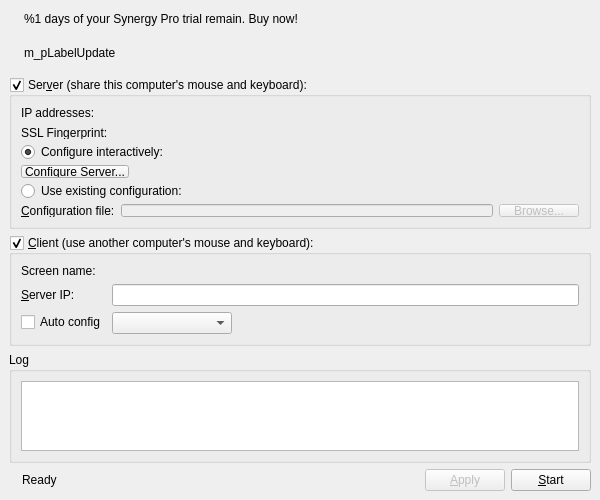
<?xml version="1.0" encoding="UTF-8"?>
<ui version="4.0">
 <class>MainWindowBase</class>
 <widget class="QMainWindow" name="MainWindowBase">
  <property name="geometry">
   <rect>
    <x>0</x>
    <y>0</y>
    <width>600</width>
    <height>500</height>
   </rect>
  </property>
  <property name="sizePolicy">
   <sizepolicy hsizetype="Fixed" vsizetype="Fixed">
    <horstretch>0</horstretch>
    <verstretch>0</verstretch>
   </sizepolicy>
  </property>
  <property name="minimumSize">
   <size>
    <width>500</width>
    <height>400</height>
   </size>
  </property>
  <property name="windowTitle">
   <string>Synergy</string>
  </property>
  <widget class="QWidget" name="centralwidget">
   <layout class="QVBoxLayout" name="verticalLayout_2">
    <item>
     <widget class="QWidget" name="m_trialWidget" native="true">
      <layout class="QHBoxLayout" name="horizontalLayout_5">
       <property name="leftMargin">
        <number>2</number>
       </property>
       <property name="topMargin">
        <number>0</number>
       </property>
       <property name="rightMargin">
        <number>0</number>
       </property>
       <property name="bottomMargin">
        <number>8</number>
       </property>
       <item>
        <widget class="QLabel" name="label_3">
         <property name="text">
          <string/>
         </property>
         <property name="pixmap">
          <pixmap>:/res/icons/16x16/warning.png</pixmap>
         </property>
        </widget>
       </item>
       <item>
        <widget class="QLabel" name="m_trialLabel">
         <property name="text">
          <string>&lt;html&gt;&lt;head/&gt;&lt;body&gt;&lt;p&gt;&lt;span style=&quot; font-weight:600;&quot;&gt;%1&lt;/span&gt; days of your Synergy Pro trial remain. &lt;a href=&quot;http://symless.com/pricing?src=gui&quot;&gt;&lt;span style=&quot; text-decoration: underline; color:#0000ff;&quot;&gt;Buy now!&lt;/span&gt;&lt;/a&gt;&lt;/p&gt;&lt;/body&gt;&lt;/html&gt;</string>
         </property>
         <property name="openExternalLinks">
          <bool>true</bool>
         </property>
        </widget>
       </item>
       <item>
        <spacer name="horizontalSpacer">
         <property name="orientation">
          <enum>Qt::Horizontal</enum>
         </property>
         <property name="sizeHint" stdset="0">
          <size>
           <width>40</width>
           <height>20</height>
          </size>
         </property>
        </spacer>
       </item>
      </layout>
     </widget>
    </item>
    <item>
     <widget class="QWidget" name="m_pWidgetUpdate" native="true">
      <layout class="QHBoxLayout" name="horizontalLayout_2">
       <property name="leftMargin">
        <number>2</number>
       </property>
       <property name="topMargin">
        <number>0</number>
       </property>
       <property name="rightMargin">
        <number>0</number>
       </property>
       <property name="bottomMargin">
        <number>8</number>
       </property>
       <item>
        <widget class="QLabel" name="m_pIconUpdate">
         <property name="text">
          <string/>
         </property>
         <property name="pixmap">
          <pixmap>:/res/icons/16x16/warning.png</pixmap>
         </property>
        </widget>
       </item>
       <item>
        <widget class="QLabel" name="m_pLabelUpdate">
         <property name="text">
          <string notr="true">m_pLabelUpdate</string>
         </property>
         <property name="openExternalLinks">
          <bool>true</bool>
         </property>
        </widget>
       </item>
       <item>
        <spacer name="m_pSpacerUpdate">
         <property name="orientation">
          <enum>Qt::Horizontal</enum>
         </property>
         <property name="sizeHint" stdset="0">
          <size>
           <width>469</width>
           <height>20</height>
          </size>
         </property>
        </spacer>
       </item>
      </layout>
     </widget>
    </item>
    <item>
     <widget class="QGroupBox" name="m_pGroupServer">
      <property name="sizePolicy">
       <sizepolicy hsizetype="Preferred" vsizetype="Fixed">
        <horstretch>0</horstretch>
        <verstretch>0</verstretch>
       </sizepolicy>
      </property>
      <property name="title">
       <string>Ser&amp;ver (share this computer's mouse and keyboard):</string>
      </property>
      <property name="checkable">
       <bool>true</bool>
      </property>
      <property name="checked">
       <bool>true</bool>
      </property>
      <layout class="QVBoxLayout">
       <item>
        <layout class="QFormLayout" name="formLayout">
         <property name="fieldGrowthPolicy">
          <enum>QFormLayout::AllNonFixedFieldsGrow</enum>
         </property>
         <item row="0" column="0">
          <widget class="QLabel" name="label_2">
           <property name="text">
            <string>IP addresses:</string>
           </property>
          </widget>
         </item>
         <item row="0" column="1">
          <widget class="QLabel" name="m_pLabelIpAddresses">
           <property name="text">
            <string notr="true"/>
           </property>
          </widget>
         </item>
        </layout>
       </item>
       <item>
        <layout class="QHBoxLayout" name="horizontalLayout_3">
         <item>
          <widget class="QLabel" name="m_pLabelFingerprint">
           <property name="sizePolicy">
            <sizepolicy hsizetype="Maximum" vsizetype="Preferred">
             <horstretch>0</horstretch>
             <verstretch>0</verstretch>
            </sizepolicy>
           </property>
           <property name="text">
            <string>SSL Fingerprint:</string>
           </property>
          </widget>
         </item>
         <item>
          <widget class="QLabel" name="m_pLabelLocalFingerprint">
           <property name="text">
            <string/>
           </property>
          </widget>
         </item>
        </layout>
       </item>
       <item>
        <widget class="QRadioButton" name="m_pRadioInternalConfig">
         <property name="text">
          <string>Configure interactively:</string>
         </property>
         <property name="checked">
          <bool>true</bool>
         </property>
        </widget>
       </item>
       <item>
        <layout class="QHBoxLayout" name="horizontalLayout_4">
         <item>
          <widget class="QPushButton" name="m_pButtonConfigureServer">
           <property name="text">
            <string>&amp;Configure Server...</string>
           </property>
          </widget>
         </item>
         <item>
          <spacer>
           <property name="orientation">
            <enum>Qt::Horizontal</enum>
           </property>
           <property name="sizeHint" stdset="0">
            <size>
             <width>40</width>
             <height>20</height>
            </size>
           </property>
          </spacer>
         </item>
        </layout>
       </item>
       <item>
        <widget class="QRadioButton" name="m_pRadioExternalConfig">
         <property name="text">
          <string>Use existing configuration:</string>
         </property>
        </widget>
       </item>
       <item>
        <layout class="QHBoxLayout">
         <item>
          <widget class="QLabel" name="m_pLabelConfigurationFile">
           <property name="text">
            <string>&amp;Configuration file:</string>
           </property>
           <property name="buddy">
            <cstring>m_pLineEditConfigFile</cstring>
           </property>
          </widget>
         </item>
         <item>
          <widget class="QLineEdit" name="m_pLineEditConfigFile">
           <property name="enabled">
            <bool>false</bool>
           </property>
          </widget>
         </item>
         <item>
          <widget class="QPushButton" name="m_pButtonBrowseConfigFile">
           <property name="enabled">
            <bool>false</bool>
           </property>
           <property name="text">
            <string>&amp;Browse...</string>
           </property>
          </widget>
         </item>
        </layout>
       </item>
      </layout>
     </widget>
    </item>
    <item>
     <widget class="QGroupBox" name="m_pGroupClient">
      <property name="sizePolicy">
       <sizepolicy hsizetype="Preferred" vsizetype="Fixed">
        <horstretch>0</horstretch>
        <verstretch>0</verstretch>
       </sizepolicy>
      </property>
      <property name="title">
       <string>&amp;Client (use another computer's mouse and keyboard):</string>
      </property>
      <property name="checkable">
       <bool>true</bool>
      </property>
      <property name="checked">
       <bool>true</bool>
      </property>
      <layout class="QFormLayout" name="formLayout_3">
       <property name="fieldGrowthPolicy">
        <enum>QFormLayout::AllNonFixedFieldsGrow</enum>
       </property>
       <item row="0" column="0">
        <widget class="QLabel" name="label_5">
         <property name="text">
          <string>Screen name:</string>
         </property>
        </widget>
       </item>
       <item row="0" column="1">
        <widget class="QLabel" name="m_pLabelScreenName">
         <property name="text">
          <string notr="true"/>
         </property>
        </widget>
       </item>
       <item row="2" column="0">
        <widget class="QLabel" name="m_pLabelServerName">
         <property name="text">
          <string>&amp;Server IP:</string>
         </property>
         <property name="buddy">
          <cstring>m_pLineEditHostname</cstring>
         </property>
        </widget>
       </item>
       <item row="2" column="1">
        <widget class="QLineEdit" name="m_pLineEditHostname"/>
       </item>
       <item row="3" column="0">
        <widget class="QCheckBox" name="m_pCheckBoxAutoConfig">
         <property name="text">
          <string>Auto config</string>
         </property>
        </widget>
       </item>
       <item row="3" column="1">
        <widget class="QComboBox" name="m_pComboServerList">
         <property name="sizePolicy">
          <sizepolicy hsizetype="Maximum" vsizetype="Fixed">
           <horstretch>0</horstretch>
           <verstretch>0</verstretch>
          </sizepolicy>
         </property>
         <property name="minimumSize">
          <size>
           <width>120</width>
           <height>0</height>
          </size>
         </property>
        </widget>
       </item>
      </layout>
     </widget>
    </item>
    <item>
     <widget class="QGroupBox" name="m_pGroupLog">
      <property name="title">
       <string>Log</string>
      </property>
      <layout class="QVBoxLayout" name="verticalLayout">
       <item>
        <widget class="QTextEdit" name="m_pLogOutput">
         <property name="sizePolicy">
          <sizepolicy hsizetype="Expanding" vsizetype="Expanding">
           <horstretch>0</horstretch>
           <verstretch>0</verstretch>
          </sizepolicy>
         </property>
         <property name="font">
          <font>
           <family>Courier</family>
          </font>
         </property>
         <property name="autoFillBackground">
          <bool>false</bool>
         </property>
         <property name="undoRedoEnabled">
          <bool>false</bool>
         </property>
         <property name="lineWrapMode">
          <enum>QTextEdit::NoWrap</enum>
         </property>
         <property name="readOnly">
          <bool>true</bool>
         </property>
        </widget>
       </item>
      </layout>
     </widget>
    </item>
    <item>
     <layout class="QHBoxLayout" name="horizontalLayout">
      <property name="sizeConstraint">
       <enum>QLayout::SetDefaultConstraint</enum>
      </property>
      <item>
       <widget class="QLabel" name="m_pLabelPadlock">
        <property name="enabled">
         <bool>true</bool>
        </property>
        <property name="text">
         <string/>
        </property>
        <property name="pixmap">
         <pixmap>:/res/icons/16x16/padlock.png</pixmap>
        </property>
       </widget>
      </item>
      <item>
       <widget class="QLabel" name="m_pStatusLabel">
        <property name="text">
         <string>Ready</string>
        </property>
       </widget>
      </item>
      <item>
       <spacer name="spacer">
        <property name="orientation">
         <enum>Qt::Horizontal</enum>
        </property>
        <property name="sizeHint" stdset="0">
         <size>
          <width>40</width>
          <height>20</height>
         </size>
        </property>
       </spacer>
      </item>
      <item>
       <widget class="QPushButton" name="m_pButtonApply">
        <property name="enabled">
         <bool>false</bool>
        </property>
        <property name="text">
         <string>&amp;Apply</string>
        </property>
       </widget>
      </item>
      <item>
       <widget class="QPushButton" name="m_pButtonToggleStart">
        <property name="text">
         <string>&amp;Start</string>
        </property>
       </widget>
      </item>
     </layout>
    </item>
   </layout>
  </widget>
  <action name="m_pActionAbout">
   <property name="text">
    <string>&amp;About Synergy...</string>
   </property>
   <property name="shortcut">
    <string notr="true"/>
   </property>
  </action>
  <action name="m_pActionQuit">
   <property name="text">
    <string>&amp;Quit</string>
   </property>
   <property name="statusTip">
    <string>Quit</string>
   </property>
   <property name="shortcut">
    <string notr="true">Ctrl+Q</string>
   </property>
  </action>
  <action name="m_pActionStartSynergy">
   <property name="text">
    <string>&amp;Start</string>
   </property>
   <property name="statusTip">
    <string>Run</string>
   </property>
   <property name="shortcut">
    <string notr="true">Ctrl+S</string>
   </property>
  </action>
  <action name="m_pActionStopSynergy">
   <property name="enabled">
    <bool>false</bool>
   </property>
   <property name="text">
    <string>S&amp;top</string>
   </property>
   <property name="statusTip">
    <string>Stop</string>
   </property>
   <property name="shortcut">
    <string notr="true">Ctrl+T</string>
   </property>
  </action>
  <action name="actionShowStatus">
   <property name="text">
    <string>S&amp;how Status</string>
   </property>
   <property name="shortcut">
    <string notr="true">Ctrl+H</string>
   </property>
  </action>
  <action name="m_pActionMinimize">
   <property name="text">
    <string>&amp;Hide</string>
   </property>
   <property name="toolTip">
    <string>Hide</string>
   </property>
   <property name="shortcut">
    <string notr="true"/>
   </property>
  </action>
  <action name="m_pActionRestore">
   <property name="text">
    <string>&amp;Show</string>
   </property>
   <property name="toolTip">
    <string>Show</string>
   </property>
   <property name="shortcut">
    <string notr="true"/>
   </property>
  </action>
  <action name="m_pActionSave">
   <property name="text">
    <string>Save configuration &amp;as...</string>
   </property>
   <property name="statusTip">
    <string>Save the interactively generated server configuration to a file.</string>
   </property>
   <property name="shortcut">
    <string notr="true">Ctrl+Alt+S</string>
   </property>
  </action>
  <action name="m_pActionSettings">
   <property name="text">
    <string>Settings</string>
   </property>
   <property name="statusTip">
    <string>Edit settings</string>
   </property>
   <property name="shortcut">
    <string notr="true"/>
   </property>
  </action>
  <action name="m_pActivate">
   <property name="text">
    <string>Activate</string>
   </property>
   <property name="toolTip">
    <string>Activate</string>
   </property>
  </action>
  <action name="m_pActionUseCloud">
   <property name="text">
    <string>Use cloud</string>
   </property>
   <property name="toolTip">
    <string>Login to use cloud solution</string>
   </property>
  </action>
 </widget>
 <resources/>
 <connections>
  <connection>
   <sender>m_pRadioExternalConfig</sender>
   <signal>toggled(bool)</signal>
   <receiver>m_pLineEditConfigFile</receiver>
   <slot>setEnabled(bool)</slot>
   <hints>
    <hint type="sourcelabel">
     <x>156</x>
     <y>179</y>
    </hint>
    <hint type="destinationlabel">
     <x>169</x>
     <y>209</y>
    </hint>
   </hints>
  </connection>
  <connection>
   <sender>m_pRadioExternalConfig</sender>
   <signal>toggled(bool)</signal>
   <receiver>m_pButtonBrowseConfigFile</receiver>
   <slot>setEnabled(bool)</slot>
   <hints>
    <hint type="sourcelabel">
     <x>353</x>
     <y>182</y>
    </hint>
    <hint type="destinationlabel">
     <x>356</x>
     <y>211</y>
    </hint>
   </hints>
  </connection>
  <connection>
   <sender>m_pRadioInternalConfig</sender>
   <signal>toggled(bool)</signal>
   <receiver>m_pButtonConfigureServer</receiver>
   <slot>setEnabled(bool)</slot>
   <hints>
    <hint type="sourcelabel">
     <x>204</x>
     <y>244</y>
    </hint>
    <hint type="destinationlabel">
     <x>212</x>
     <y>274</y>
    </hint>
   </hints>
  </connection>
  <connection>
   <sender>m_pButtonToggleStart</sender>
   <signal>clicked()</signal>
   <receiver>m_pActionStartSynergy</receiver>
   <slot>trigger()</slot>
   <hints>
    <hint type="sourcelabel">
     <x>361</x>
     <y>404</y>
    </hint>
    <hint type="destinationlabel">
     <x>-1</x>
     <y>-1</y>
    </hint>
   </hints>
  </connection>
 </connections>
</ui>
